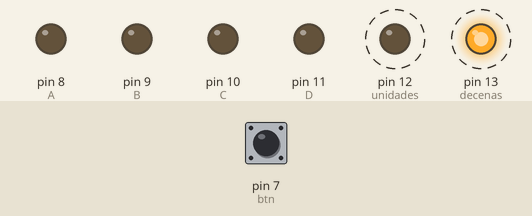
Bench run of a sketch on a simulated Arduino Uno, built with avr-gcc and run on an emulated ATmega328P. Parts: output pins drawn as LEDs (lit = HIGH). Dashed ring = blinking. Inputs (shaded band) come from the test bench; at power-on: pin 7 (btn) HIGH.

Above: at 1.3 s.
1.7 s: pin 7 (btn) pulled LOW for 0.5 s
At 2.4 s:
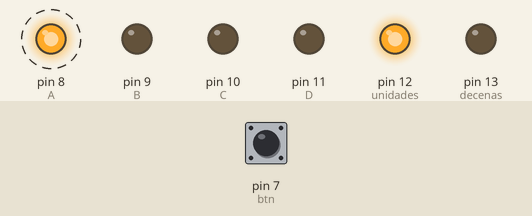
5.0 s: pin 7 (btn) pulled LOW for 1 s
At 5.75 s:
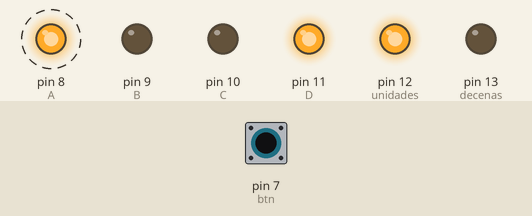
8.0 s: pin 7 (btn) pulled LOW for 0.5 s
11.0 s: pin 7 (btn) pulled LOW for 3.2 s
At 11.65 s:
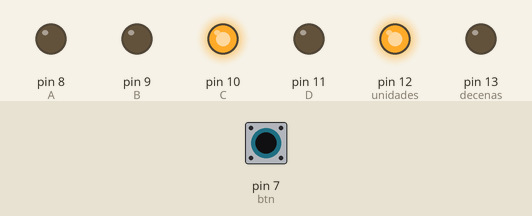
15.7 s: pin 7 (btn) pulled LOW for 0.5 s
At 16.4 s:
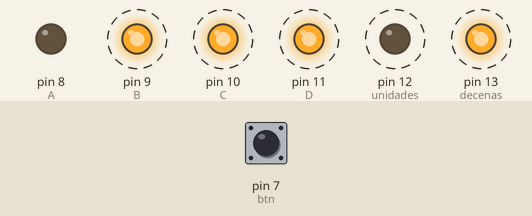
18.7 s: pin 7 (btn) pulled LOW for 1 s
At 19.6 s:
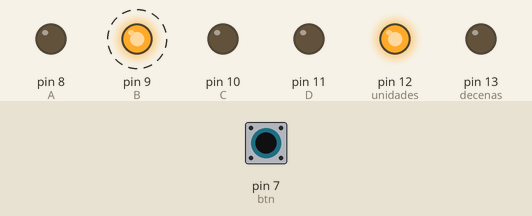
Timing chart, 0 to 22.7 s (numbered marks = the images above; inputs shaded):
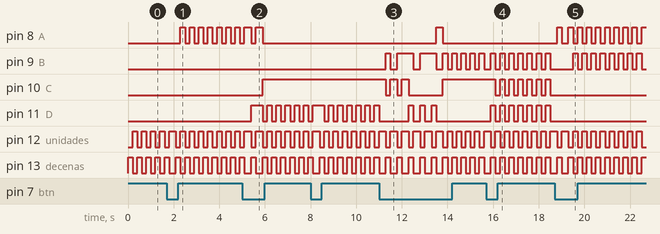

Measured:
- after the input at 1.7 s, pin 8 (A): alternates HIGH for 0.20 s and LOW for 0.20 s, starting after 0.60 s
- after the input at 5.0 s, pin 8 (A): HIGH → LOW after 0.40 s, → HIGH 0.20 s later, → LOW 0.30 s later; pin 10 (C): LOW → HIGH after 0.90 s; pin 11 (D): LOW → HIGH after 0.40 s, then repeats every 0.40 s: LOW 0.20 s, HIGH 0.20 s
- after the input at 11.0 s, pin 8 (A): LOW → HIGH after 2.5 s, → LOW 0.30 s later; pin 9 (B): LOW → HIGH after 0.30 s, → LOW 0.20 s later, → HIGH 0.30 s later, → LOW 0.70 s later, … (16 changes in this stretch); pin 10 (C): goes LOW 0.20 s, HIGH 0.30 s, LOW 0.20 s, HIGH 0.30 s, LOW 1.5 s, then HIGH, starting after 0.30 s
- after the input at 15.7 s, pin 10 (C): alternates HIGH for 0.20 s and LOW for 0.20 s, starting after 0.40 s; pin 11 (D): alternates HIGH for 0.20 s and LOW for 0.20 s, starting after 0.20 s
- after the input at 18.7 s, pin 8 (A): goes HIGH 0.20 s, LOW 0.30 s, 8 × (HIGH 0.20 s, LOW 0.20 s), then HIGH, starting after 0.10 s; pin 10 (C), pin 11 (D): stops changing and stays LOW

The sketch:

Primos.ino
```cpp
//Numeros Primos
const int D=11;//mas significativo
const int C=10;
const int B=9;
const int A=8;// menosignificativo
const int decenas=13;
const int unidades=12;
const int s1=6;
const int btn=7;

int cont=0;
int cont2=0;
int dec;
int uni;
void setup() {
pinMode(D,OUTPUT);
pinMode(C,OUTPUT);
pinMode(B,OUTPUT);
pinMode(A,OUTPUT);
pinMode(decenas,OUTPUT);
pinMode(unidades,OUTPUT);

pinMode(btn,INPUT);
pinMode(s1,INPUT);
}

void loop() {


  if(digitalRead(btn)==LOW ){
    delay(100);

    if(cont<98)

    cont=cont+3;

    else
    cont=0;
    dec=cont/10;//15/10---1.5---coje la parte entera  5/10...0.5 coje cero
    uni=cont-(dec*10);// 15-10--5
    }cont++;

    digitalWrite(decenas,HIGH);
    digitalWrite(unidades,LOW);
    //imprime valor decenas
    primo(dec);
    segmentos(dec);
    delay(200);

    digitalWrite(decenas,LOW);
    digitalWrite(unidades,HIGH);
    primo(uni);
    segmentos(uni);
    delay(200);

     }
     bool primo (int cont){
      bool condicion;
      for(int i=2; 1<cont;i++){
        if(cont % i==0){
          if(cont==1){
            condicion= true;
            }
            else {
              condicion= false;
              }
          }
        }
        //else
        condicion=false;

           return condicion;
      }
  void segmentos(int i){//no retorna nada
    switch(i){
      case 0:
    digitalWrite(D,LOW);
    digitalWrite(C,LOW);
    digitalWrite(B,LOW);
    digitalWrite(A,LOW);
    break ;
      case 1:
    digitalWrite(D,HIGH);
    digitalWrite(C,LOW);
    digitalWrite(B,LOW);
    digitalWrite(A,LOW);
    break ;
      case 2:
    digitalWrite(D,LOW);
    digitalWrite(C,HIGH);
    digitalWrite(B,LOW);
    digitalWrite(A,LOW);
    break ;
      case 3:
    digitalWrite(D,HIGH);
    digitalWrite(C,HIGH);
    digitalWrite(B,LOW);
    digitalWrite(A,LOW);
    break ;
      case 4:
    digitalWrite(D,LOW);
    digitalWrite(C,LOW);
    digitalWrite(B,HIGH);
    digitalWrite(A,LOW);
    break ;
      case 5:
    digitalWrite(D,HIGH);
    digitalWrite(C,LOW);
    digitalWrite(B,HIGH);
    digitalWrite(A,LOW);
    break ;
      case 6:
    digitalWrite(D,LOW);
    digitalWrite(C,HIGH);
    digitalWrite(B,HIGH);
    digitalWrite(A,LOW);
    break ;
      case 7:
    digitalWrite(D,HIGH);
    digitalWrite(C,HIGH);
    digitalWrite(B,HIGH);
    digitalWrite(A,LOW);
    break ;
      case 8:
    digitalWrite(D,LOW);
    digitalWrite(C,LOW);
    digitalWrite(B,LOW);
    digitalWrite(A,HIGH);
    break ;
      case 9:
    digitalWrite(D,HIGH);
    digitalWrite(C,LOW);
    digitalWrite(B,LOW);
    digitalWrite(A,HIGH);
    break ;
      }
    }
```
